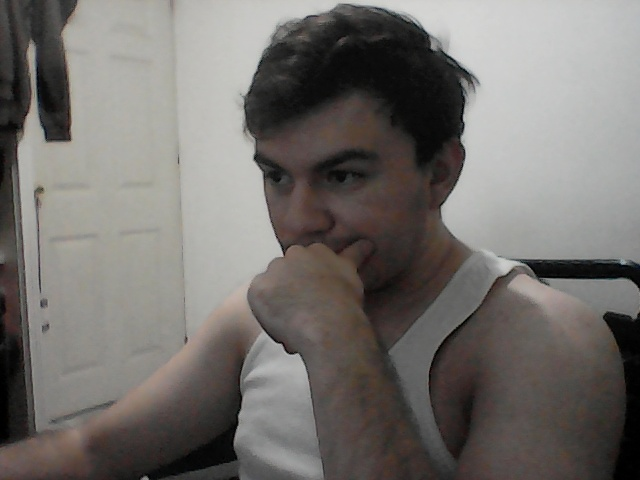
#> input picture PROYECTO IA/Nueva carpeta/python/captured_image.jpg, 640 x 480 px, given in place of the camera
$ python formas.py
#> lines starting #> are read from the running program, lines starting #| are printed output that depends on the picture; after the words box and inside, x2 and y2 are one past the last pixel; in counts of white or black regions, pixels touching at a corner belong together
import cv2
import numpy as np

# Iniciar la cámara
cap = cv2.VideoCapture(0)

while True:
    ret, frame = cap.read()
#> frame is the input picture: shape (480, 640, 3); mean B, G, R 108.8, 112.3, 115.9
    if not ret:
        break

    # Convertir a escala de grises
    gray = cv2.cvtColor(frame, cv2.COLOR_BGR2GRAY)

    # Aplicar desenfoque para reducir ruido
    blurred = cv2.GaussianBlur(gray, (5, 5), 0)

    # Detectar bordes con Canny
    edges = cv2.Canny(gray, 50, 150)
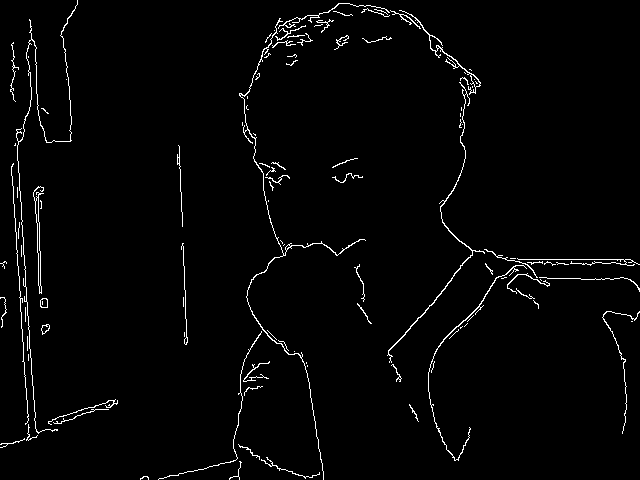
#> edges: shape (480, 640); 2.1% white in thin lines or dots

    # Encontrar contornos
    contours, _ = cv2.findContours(edges, cv2.RETR_EXTERNAL, cv2.CHAIN_APPROX_SIMPLE)
#> contours = 108 contours, 96 with area under 20; largest, box (x1, y1, x2, y2) and area: (33, 186, 44, 294) 216, (239, 18, 366, 480) 164, (399, 10, 481, 95) 148, (387, 82, 485, 363) 144, (428, 265, 527, 461) 102

    for contour in contours:
        # Aproximar la forma del contorno
        epsilon = 0.02 * cv2.arcLength(contour, True)
        approx = cv2.approxPolyDP(contour, epsilon, True)

        # Obtener el número de lados de la figura
        sides = len(approx)
        x, y, w, h = cv2.boundingRect(approx)

        # Clasificación de la figura según el número de lados
        if sides == 3:
            shape = "Triangulo"
        elif sides == 4:
            aspect_ratio = float(w) / h
            shape = "Cuadrado" if 0.95 <= aspect_ratio <= 1.05 else "Rectangulo"
        elif sides > 6:
            shape = "Circulo"
        else:
            shape = "Otro"

        # Dibujar el contorno y la etiqueta de la figura
        cv2.drawContours(frame, [approx], 0, (0, 255, 0), 2)
        cv2.putText(frame, shape, (x, y - 10), cv2.FONT_HERSHEY_SIMPLEX, 0.6, (255, 0, 0), 2)
#> this loop made 108 passes
#> (epsilon, approx, sides, x, y, w, h, aspect_ratio) on passes 24, 31, 38, 54: (0.125, [[462, 326], [461, 327], [460, 327], [460, 328]], 4, 460, 326, 3, 3, 1), (1.06, [[357, 303], [367, 317], [368, 321], [371, 323]], 4, 357, 303, 15, 21, 0.714), (4.48, [[539, 277], [623, 277], [639, 291], [623, 277]], 4, 539, 277, 101, 15, 6.73), (0.153, [[280, 240], [282, 242], [282, 243], [282, 242]], 4, 280, 240, 3, 4, 0.75)
#> (epsilon, approx, sides, x, y, w, h, shape) on passes 11, 13, 16, 19, 20, 22: (0.04, [[307, 365], [307, 366]], 2, 307, 365, 1, 2, 'Otro'), (0.04, [[306, 362], [306, 363]], 2, 306, 362, 1, 2, 'Otro'), (0.24, [[28, 354], [28, 360]], 2, 28, 354, 1, 7, 'Otro'), (0.56, [[27, 336], [27, 350]], 2, 27, 336, 1, 15, 'Otro'), (0.16, [[184, 332], [184, 336]], 2, 184, 332, 1, 5, 'Otro'), (0.509, [[267, 330], [276, 339]], 2, 267, 330, 10, 10, 'Otro')
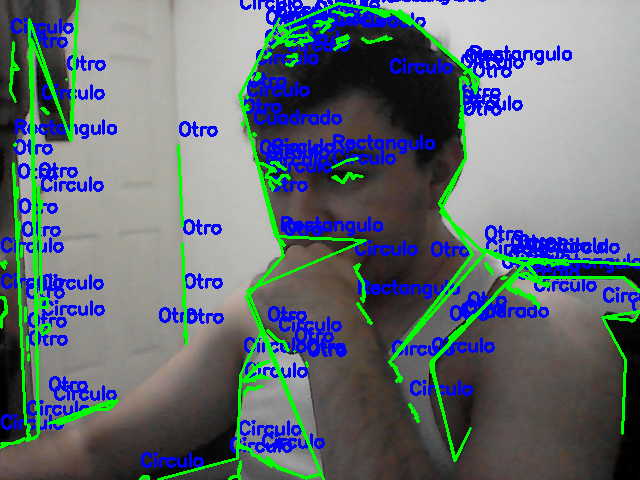
#> frame: shape (480, 640, 3); 16.13% of pixels changed, all inside (x1, y1, x2, y2) = (0, 0, 640, 480)

    # Mostrar la imagen procesada
    cv2.imshow("Detección de Figuras Geométricas", frame)

    # Salir con la tecla 'q'
    if cv2.waitKey(1) & 0xFF == ord('q'):
#> (key q is pressed here)
        break

# Liberar recursos
cap.release()
cv2.destroyAllWindows()
